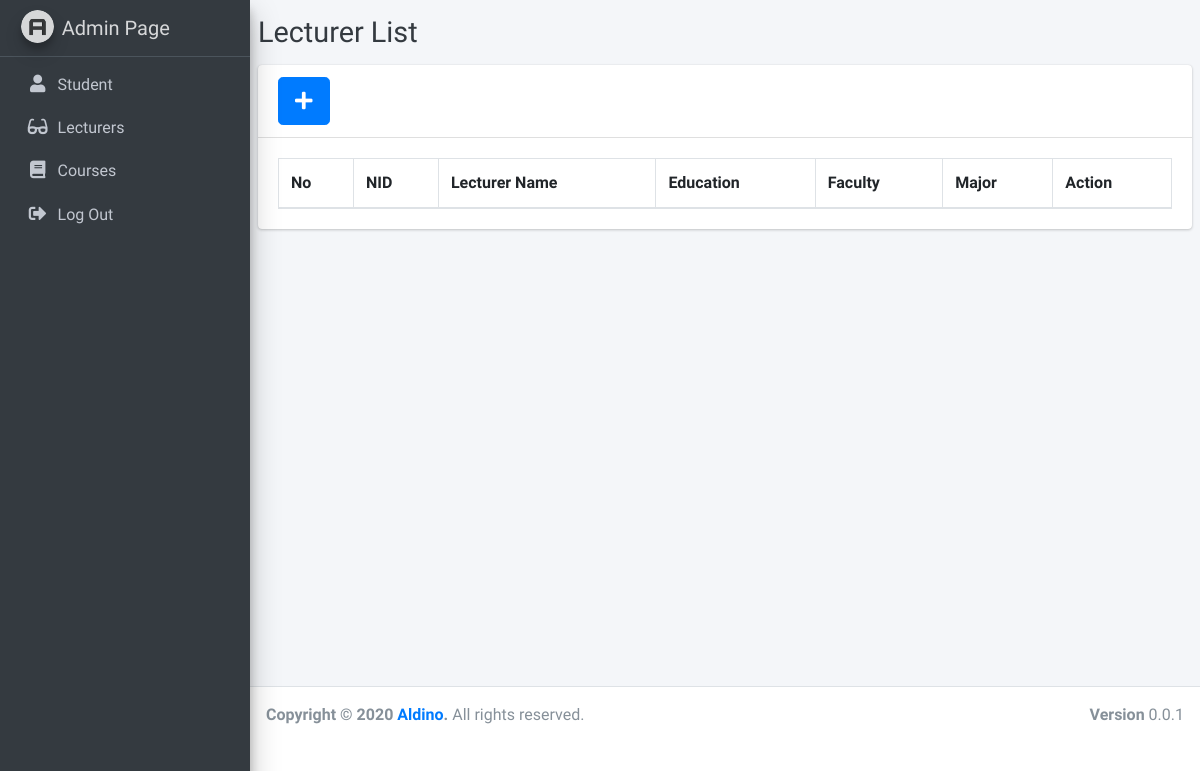
Before: /index.php?page=view_dosen (signed in) with the older database file.
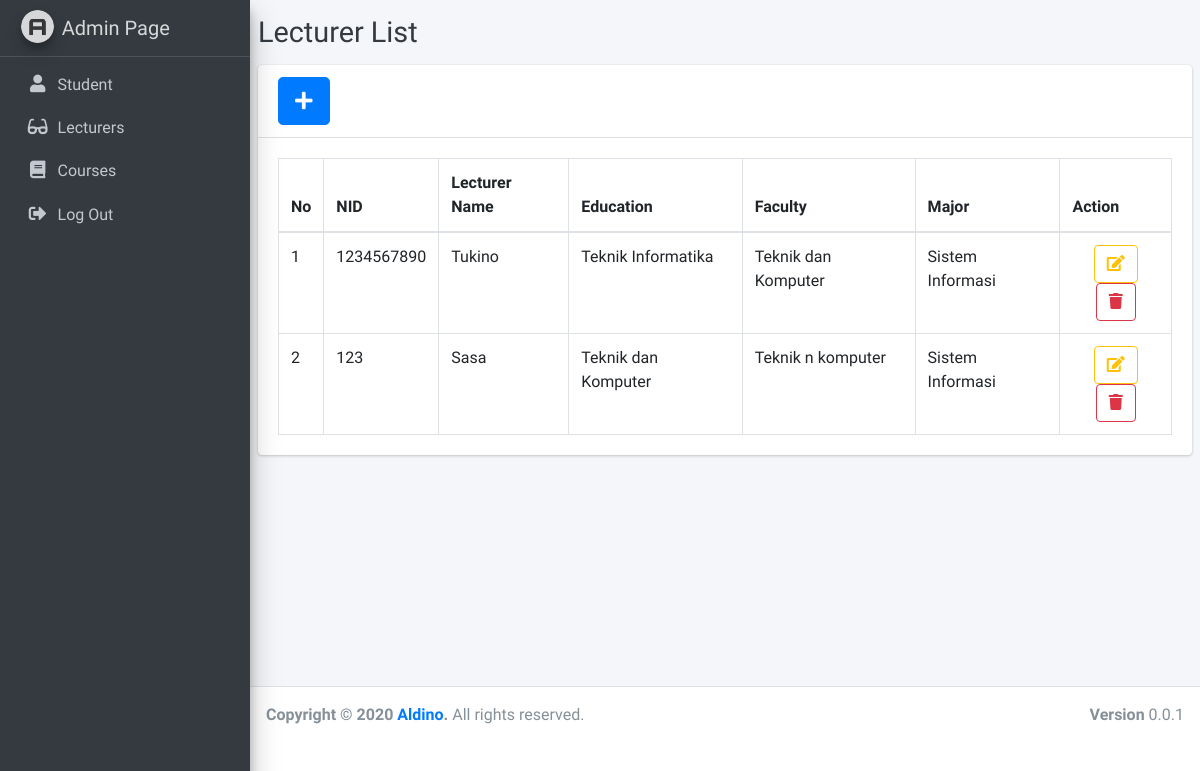
After: the same page with the newer database file.
### tables this page shows
CREATE TABLE `dosen` (
  `id` int(100) NOT NULL,
  `nid` int(12) NOT NULL,
  `nama` varchar(255) NOT NULL,
  `pendidikan` varchar(255) NOT NULL,
  `fakultas` varchar(255) NOT NULL,
  `prodi` varchar(255) NOT NULL
);

### conf/functions.php (called while the page is built, shortened)
<?php
$conn = mysqli_connect("localhost", "root", "", "dbupb");
function query($query)
{
	global $conn;
	$result = mysqli_query($conn, $query);
	$rows = [];
	while ($row = mysqli_fetch_assoc($result)) {
		$rows[] = $row;
	}
	return $rows;
}

### pages/dosen/view_dosen.php (the view)
<div class="content-wrapper">
  <div class="content-header">
    <div class="container-fluid">
      <div class="row">
        <h1 class="m-0 text-dark">Lecturer List</h1>
      </div>
    </div>
  </div>
  <section class="content">
    <div class="row">
      <div class="col-12">
        <div class="card">
          <div class="card-header">
            <a href="index.php?page=add_dosen" class="btn btn-primary btn-lg"><i class="fa fa-plus"></i></a>
          </div>
          <div class="card-body">
            <table id="example2" class="table table-bordered table-hover">
              <thead>
                <tr>
                  <th>No</th>
                  <th>NID</th>
                  <th>Lecturer Name</th>
                  <th>Education</th>
                  <th>Faculty</th>
                  <th>Major</th>
                  <th>Action</th>
                </tr>
              </thead>
              <tbody>
                <?php
                $i = 1;
                $dosen = query("SELECT * FROM dosen");
                foreach ($dosen as $row) : ?>
                  <tr>
                    <td><?= $i; ?></td>
                    <td><?= $row['nid']; ?></td>
                    <td><?= $row['nama']; ?></td>
                    <td><?= $row['pendidikan']; ?></td>
                    <td><?= $row['fakultas']; ?></td>
                    <td><?= $row['prodi']; ?></td>
                    <td class="text-center">
                      <a href="index.php?page=update_dosen&id=<?= $row["id"]; ?>" class="btn btn-outline-warning"><i class="fa fa-edit"></i></a>
                      <a href="index.php?page=delete_dosen&id=<?= $row["id"]; ?>" onclick="return confirm('Are you sure want to delete this data ?');" class="btn btn-outline-danger"><i class="fas fa-trash"></i></a>
                    </td>
                  </tr>
                <?php $i++;
                endforeach; ?>
              </tbody>
            </table>
          </div>
        </div>
      </div>
    </div>
  </section>
</div>

### views/partials/header.php
<?php
echo '
<!DOCTYPE html>
<html>
<head>
  <meta charset="utf-8">
  <meta http-equiv="X-UA-Compatible" content="IE=edge">
  <title>Admin Page</title>
  <meta name="viewport" content="width=device-width, initial-scale=1">
  <link rel="stylesheet" href="plugins/fontawesome-free/css/all.min.css">
  <link rel="stylesheet" href="https://code.ionicframework.com/ionicons/2.0.1/css/ionicons.min.css">
  <link rel="stylesheet" href="plugins/tempusdominus-bootstrap-4/css/tempusdominus-bootstrap-4.min.css">
  <link rel="stylesheet" href="plugins/icheck-bootstrap/icheck-bootstrap.min.css">
  <link rel="stylesheet" href="plugins/jqvmap/jqvmap.min.css">
  <link rel="stylesheet" href="dist/css/adminlte.min.css">
  <link rel="stylesheet" href="plugins/overlayScrollbars/css/OverlayScrollbars.min.css">
  <link rel="stylesheet" href="plugins/daterangepicker/daterangepicker.css">
  <link rel="stylesheet" href="plugins/summernote/summernote-bs4.css">
  <link href="https://fonts.googleapis.com/css?family=Source+Sans+Pro:300,400,400i,700" rel="stylesheet">
  <style>
  .btn-circle .btn-sm {
    width: 30px;
    height: 30px;
    padding: 6px 0px;
    border-radius: 15px;
    font-size: 8px;
    text-align: center;
    }
</style>
</head>
';

### views/partials/navbar.php
<?php
echo '
  <aside class="main-sidebar sidebar-dark-primary elevation-4">
    <a href="index.php" class="brand-link">
      <img src="dist/img/AdminLTELogo.png" alt="AdminLTE Logo" class="brand-image img-circle elevation-3"
          style="opacity: .8">
      <span class="brand-text font-weight-light">Admin Page</span>
    </a>
    <div class="sidebar">
      <nav class="mt-2">
        <ul class="nav nav-pills nav-sidebar flex-column" data-widget="treeview" role="menu" data-accordion="false">
          <li class="nav-item has-treeview menu-open">
            <ul class="nav nav-treeview">
              <li class="nav-item">
                <a href="index.php?page=view_mhs" class="nav-link">
                  <i class="nav-icon fas fa-user"></i>
                  <p>Student</p>
                </a>
              </li>
            </ul>
          </li>
          <li class="nav-item has-treeview menu-open">
            <ul class="nav nav-treeview">
              <li class="nav-item">
                <a href="index.php?page=view_dosen" class="nav-link">
                  <i class="nav-icon fas fa-glasses"></i>
                  <p>Lecturers</p>
                </a>
              </li>
            </ul>
          </li>
          <li class="nav-item has-treeview menu-open">
            <ul class="nav nav-treeview">
              <li class="nav-item">
                <a href="index.php?page=view_matkul" class="nav-link">
                  <i class="nav-icon fas fa-book"></i>
                  <p>Courses</p>
                </a>
              </li>
            </ul>
          </li>
          <li class="nav-item has-treeview menu-open">
            <ul class="nav nav-treeview">
              <li class="nav-item">
                <a href="./logout.php" class="nav-link">
                  <i class="nav-icon fas fa-sign-out-alt"></i>
                  <p>Log Out</p>
                </a>
              </li>
            </ul>
          </li>
        </ul>
      </nav>
    </div>
  </aside>';

### index.php (shortened to what this page needs)
<?php
require 'conf/functions.php';
$dosen = query("SELECT * FROM dosen");
?>
<?php include 'views\partials\header.php'; ?>
<?php include 'views\partials\navbar.php'; ?>
<body class="hold-transition sidebar-mini layout-fixed">
  <div class="wrapper">
    <?php include 'conf/page.php' ?>
    <?php include 'views\partials\footer.php'; ?>
  </div>
</body>
</html>

### conf/page.php (shortened to what this page needs)
<?php
if (isset($_GET['page'])) {
  $page = $_GET['page'];
  switch ($page) {
    case 'view_dosen':
      include 'pages/dosen/view_dosen.php';
      break;
  }
} else {
  include "pages/dashboard.php";
}

### views/partials/footer.php
<?php echo '
  <footer class="main-footer">
    <strong>Copyright &copy; 2020 <a href="http://aldinonid.github.io">Aldino</a>.</strong>
    All rights reserved.
    <div class="float-right d-none d-sm-inline-block">
      <b>Version</b> 0.0.1
    </div>
  </footer>' ?>

Changed rows visible on the page:
added dosen: nid "1234567890", nama "Tukino", pendidikan "Teknik Informatika", fakultas "Teknik dan Komputer", prodi "Sistem Informasi"
added dosen: nid "123", nama "Sasa", pendidikan "Teknik dan Komputer", fakultas "Teknik n komputer", prodi "Sistem Informasi"
